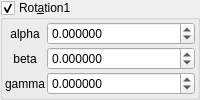
    <widget class="MyGroupBox" name="groupCheck_transf_rotation2_enabled_false">
     <property name="title">
      <string>Rot&amp;ation1</string>
     </property>
     <property name="checkable">
      <bool>true</bool>
     </property>
     <layout class="QVBoxLayout" name="verticalLayout_9" stretch="0">
      <property name="spacing">
       <number>2</number>
      </property>
      <property name="leftMargin">
       <number>2</number>
      </property>
      <property name="topMargin">
       <number>2</number>
      </property>
      <property name="rightMargin">
       <number>2</number>
      </property>
      <property name="bottomMargin">
       <number>2</number>
      </property>
      <item>
       <layout class="QGridLayout" name="gridLayout_10" columnstretch="0,1">
        <property name="spacing">
         <number>2</number>
        </property>
        <item row="1" column="0">
         <widget class="QLabel" name="label_35">
          <property name="text">
           <string notr="true">alpha</string>
          </property>
          <property name="alignment">
           <set>Qt::AlignCenter</set>
          </property>
         </widget>
        </item>
        <item row="2" column="1">
         <widget class="MyDoubleSpinBox" name="spinboxd3_transf_rotation_y">
          <property name="sizePolicy">
           <sizepolicy hsizetype="Minimum" vsizetype="Maximum">
            <horstretch>0</horstretch>
            <verstretch>0</verstretch>
           </sizepolicy>
          </property>
          <property name="prefix">
           <string/>
          </property>
          <property name="suffix">
           <string/>
          </property>
          <property name="decimals">
           <number>6</number>
          </property>
          <property name="minimum">
           <double>-36000.000000000000000</double>
          </property>
          <property name="maximum">
           <double>36000.000000000000000</double>
          </property>
          <property name="singleStep">
           <double>1.000000000000000</double>
          </property>
         </widget>
        </item>
        <item row="3" column="1">
         <widget class="MyDoubleSpinBox" name="spinboxd3_transf_rotation_z">
          <property name="sizePolicy">
           <sizepolicy hsizetype="Minimum" vsizetype="Maximum">
            <horstretch>0</horstretch>
            <verstretch>0</verstretch>
           </sizepolicy>
          </property>
          <property name="prefix">
           <string/>
          </property>
          <property name="suffix">
           <string/>
          </property>
          <property name="decimals">
           <number>6</number>
          </property>
          <property name="minimum">
           <double>-36000.000000000000000</double>
          </property>
          <property name="maximum">
           <double>36000.000000000000000</double>
          </property>
          <property name="singleStep">
           <double>1.000000000000000</double>
          </property>
         </widget>
        </item>
        <item row="1" column="1">
         <widget class="MyDoubleSpinBox" name="spinboxd3_transf_rotation_x">
          <property name="sizePolicy">
           <sizepolicy hsizetype="Minimum" vsizetype="Maximum">
            <horstretch>0</horstretch>
            <verstretch>0</verstretch>
           </sizepolicy>
          </property>
          <property name="prefix">
           <string/>
          </property>
          <property name="suffix">
           <string/>
          </property>
          <property name="decimals">
           <number>6</number>
          </property>
          <property name="minimum">
           <double>-36000.000000000000000</double>
          </property>
          <property name="maximum">
           <double>36000.000000000000000</double>
          </property>
          <property name="singleStep">
           <double>1.000000000000000</double>
          </property>
         </widget>
        </item>
        <item row="2" column="0">
         <widget class="QLabel" name="label_34">
          <property name="text">
           <string notr="true">beta</string>
          </property>
          <property name="alignment">
           <set>Qt::AlignCenter</set>
          </property>
         </widget>
        </item>
        <item row="3" column="0">
         <widget class="QLabel" name="label_36">
          <property name="text">
           <string notr="true">gamma</string>
          </property>
          <property name="alignment">
           <set>Qt::AlignCenter</set>
          </property>
         </widget>
        </item>
       </layout>
      </item>
     </layout>
    </widget>
